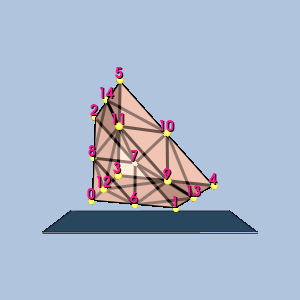

Reproduce this figure in Python.
#!/usr/bin/env python

# Render a single quadratic wedge isoparametric cell with vertex-ordering
# labels, gold sphere glyphs at the vertices, and a translucent plinth.

# Factory overrides: importing these modules registers the OpenGL rendering
# and interaction style implementations for vtkRenderingCore factory classes.
import vtkmodules.vtkInteractionStyle  # noqa: F401
import vtkmodules.vtkRenderingOpenGL2  # noqa: F401
# VTK pipeline classes used in this example
from vtkmodules.vtkCommonCore import vtkPoints
from vtkmodules.vtkCommonDataModel import (
    vtkQuadraticWedge,
    vtkUnstructuredGrid,
)
from vtkmodules.vtkCommonTransforms import vtkTransform
from vtkmodules.vtkFiltersGeneral import vtkTransformFilter
from vtkmodules.vtkFiltersSources import (
    vtkCubeSource,
    vtkSphereSource,
)
from vtkmodules.vtkRenderingCore import (
    vtkActor,
    vtkActor2D,
    vtkDataSetMapper,
    vtkGlyph3DMapper,
    vtkPolyDataMapper,
    vtkProperty,
    vtkRenderWindow,
    vtkRenderWindowInteractor,
    vtkRenderer,
    vtkTextProperty,
)
from vtkmodules.vtkRenderingLabel import vtkLabeledDataMapper

# Colors (normalized RGB)
dark_salmon_rgb = (0.914, 0.588, 0.478)
seashell_rgb = (1.0, 0.961, 0.933)
gold_rgb = (1.0, 0.843, 0.0)
yellow_rgb = (1.0, 1.0, 0.0)
steel_blue_rgb = (0.275, 0.510, 0.706)
light_steel_blue_rgb = (0.690, 0.769, 0.871)
deep_pink_rgb = (1.0, 0.078, 0.576)
background_rgb = (0.690, 0.769, 0.871)

# Cell: build from parametric coordinates
cell = vtkQuadraticWedge()
pc = cell.GetParametricCoords()
for i in range(cell.GetNumberOfPoints()):
    cell.GetPointIds().SetId(i, i)
    cell.GetPoints().SetPoint(i, pc[3 * i], pc[3 * i + 1], pc[3 * i + 2])

# Unstructured grid
grid = vtkUnstructuredGrid()
grid.SetPoints(cell.GetPoints())
grid.InsertNextCell(cell.GetCellType(), cell.GetPointIds())

# Rotate for 3D viewing
rot = vtkTransform()
rot.RotateX(-20)
rot.RotateY(20)
rtf = vtkTransformFilter()
rtf.SetTransform(rot)
rtf.SetInputData(grid)
rtf.Update()
grid.SetPoints(rtf.GetOutput().GetPoints())

# Center the cell at the origin
bounds = grid.GetBounds()
pts = grid.GetPoints()
new_pts = vtkPoints()
new_pts.SetNumberOfPoints(pts.GetNumberOfPoints())
for i in range(pts.GetNumberOfPoints()):
    px, py, pz = pts.GetPoint(i)
    new_pts.SetPoint(i, px - (bounds[0] + bounds[1]) / 2.0,
                     py - (bounds[2] + bounds[3]) / 2.0,
                     pz - (bounds[4] + bounds[5]) / 2.0)
grid.SetPoints(new_pts)

# Cell surface property
cell_surface_property = vtkProperty()
cell_surface_property.SetAmbientColor(dark_salmon_rgb)
cell_surface_property.SetDiffuseColor(seashell_rgb)
cell_surface_property.SetSpecularColor(1.0, 1.0, 1.0)
cell_surface_property.SetSpecular(0.5)
cell_surface_property.SetDiffuse(0.7)
cell_surface_property.SetAmbient(0.5)
cell_surface_property.SetSpecularPower(20.0)
cell_surface_property.SetOpacity(0.9)
cell_surface_property.EdgeVisibilityOn()
cell_surface_property.SetLineWidth(3)

mapper = vtkDataSetMapper()
mapper.SetInputData(grid)
actor = vtkActor()
actor.SetMapper(mapper)
actor.SetProperty(cell_surface_property)

# Vertex labels
label_text_property = vtkTextProperty()
label_text_property.BoldOn()
label_text_property.ShadowOn()
label_text_property.SetJustificationToCentered()
label_text_property.SetColor(deep_pink_rgb)
label_text_property.SetFontSize(14)

label_mapper = vtkLabeledDataMapper()
label_mapper.SetInputData(grid)
label_mapper.SetLabelTextProperty(label_text_property)
label_actor = vtkActor2D()
label_actor.SetMapper(label_mapper)

# Vertex glyphs: gold spheres
sphere = vtkSphereSource()
sphere.SetPhiResolution(21)
sphere.SetThetaResolution(21)
sphere.SetRadius(0.04)

glyph_mapper = vtkGlyph3DMapper()
glyph_mapper.SetInputData(grid)
glyph_mapper.SetSourceConnection(sphere.GetOutputPort())
glyph_mapper.ScalingOn()
glyph_mapper.ScalarVisibilityOff()

point_glyph_property = vtkProperty()
point_glyph_property.SetAmbientColor(gold_rgb)
point_glyph_property.SetDiffuseColor(yellow_rgb)
point_glyph_property.SetSpecularColor(1.0, 1.0, 1.0)
point_glyph_property.SetSpecular(0.5)
point_glyph_property.SetDiffuse(0.7)
point_glyph_property.SetAmbient(0.5)
point_glyph_property.SetSpecularPower(20.0)
point_glyph_property.SetOpacity(1.0)

glyph_actor = vtkActor()
glyph_actor.SetMapper(glyph_mapper)
glyph_actor.SetProperty(point_glyph_property)

# Plinth: translucent platform beneath the 3D cell
nb = grid.GetBounds()
nd = (nb[1] - nb[0], nb[3] - nb[2], nb[5] - nb[4])
thick = nd[2] * 0.01
plinth_source = vtkCubeSource()
plinth_source.SetCenter((nb[1] + nb[0]) / 2.0, nb[2] - thick / 2.0 - 0.05, (nb[5] + nb[4]) / 2.0)
plinth_source.SetXLength(nd[0] + nd[0] * 0.5)
plinth_source.SetYLength(thick)
plinth_source.SetZLength(nd[2] + nd[2] * 0.5)

plinth_property = vtkProperty()
plinth_property.SetAmbientColor(steel_blue_rgb)
plinth_property.SetDiffuseColor(light_steel_blue_rgb)
plinth_property.SetSpecularColor(1.0, 1.0, 1.0)
plinth_property.SetSpecular(0.5)
plinth_property.SetDiffuse(0.7)
plinth_property.SetAmbient(0.5)
plinth_property.SetSpecularPower(20.0)
plinth_property.SetOpacity(0.8)
plinth_property.EdgeVisibilityOn()
plinth_property.SetLineWidth(1)

plinth_mapper = vtkPolyDataMapper()
plinth_mapper.SetInputConnection(plinth_source.GetOutputPort())
plinth_actor = vtkActor()
plinth_actor.SetMapper(plinth_mapper)
plinth_actor.SetProperty(plinth_property)

# Renderer
renderer = vtkRenderer()
renderer.AddActor(actor)
renderer.AddActor(label_actor)
renderer.AddActor(glyph_actor)
renderer.AddActor(plinth_actor)
renderer.SetBackground(background_rgb)

# Window
render_window = vtkRenderWindow()
render_window.AddRenderer(renderer)
render_window.SetWindowName("isoparametric cell quadratic wedge")
render_window.SetMultiSamples(0)
render_window.SetSize(300, 300)

# Interactor
render_window_interactor = vtkRenderWindowInteractor()
render_window_interactor.SetRenderWindow(render_window)

# Scene: configure the camera
renderer.ResetCamera()

render_window_interactor.Initialize()
render_window_interactor.Start()
